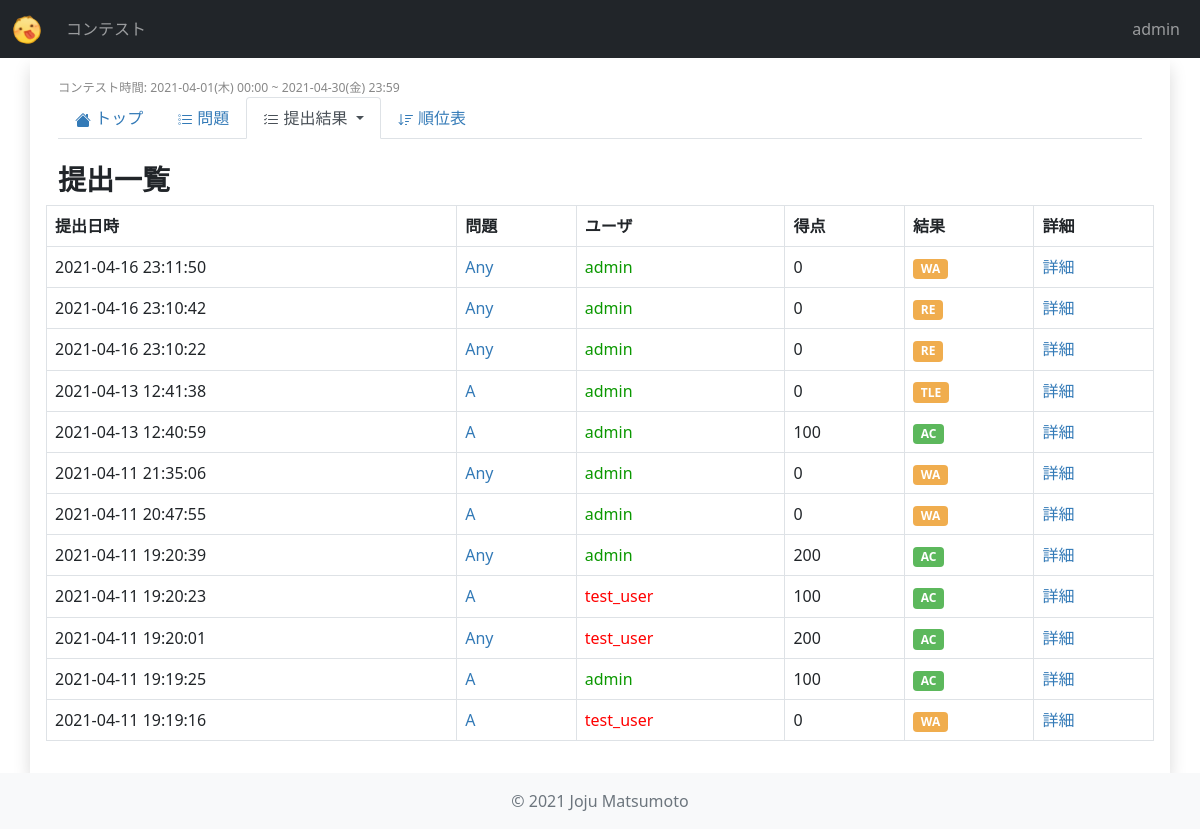
Screenshot of /contests/mmc_1/submissions/ (signed in) with the database file from the repository.
### users/models.py (models this page shows)
class User(AbstractUser):
    objects = UserManager()
    def get_colored_username(self):
        try:
            user_profile = UserProfile.objects.get(user=self)
        except:
            return self.username
        return "<span style='color: {};'>{}</span>".format(user_profile.color, self.username)

### contests/models.py (models this page shows, shortened)
class Contest(models.Model):
    title = models.CharField(
        verbose_name="タイトル",
        max_length=255,
    )
    abstract = models.TextField(
        verbose_name="概要",
        max_length=2000,
    )
    short_name = models.CharField(
        verbose_name="省略形",
        max_length=20,
        unique=True,
        default="null",
    )
    start_date = models.DateTimeField(
        verbose_name="開始日時",
    )
    end_date = models.DateTimeField(
        verbose_name="終了日時",
    )
    users = models.ManyToManyField(
        settings.AUTH_USER_MODEL,
        verbose_name="参加者",
        blank=True,
    )
    penalty = models.IntegerField(
        verbose_name="ペナルティ(分)",
        default=5,
    )
    released = models.BooleanField(
        verbose_name="公開済",
        default=False,
    )
    def is_live(self) -> bool:
        now = timezone.now()
        return self.start_date <= now <= self.end_date
    def get_start_time_str(self) -> str:
        return utils.datetime_str(self.start_date)
    def get_end_time_str(self) -> str:
        return utils.datetime_str(self.end_date)

class Submission(models.Model):
    answer = models.TextField(
        verbose_name="回答",
        blank=False,
        null=False,
    )
    user = models.ForeignKey(
        settings.AUTH_USER_MODEL,
        verbose_name="提出者",
        on_delete=models.CASCADE,
    )
    problem = models.ForeignKey(
        Problem,
        verbose_name="問題",
        on_delete=models.CASCADE,
    )
    submission_date = models.DateTimeField(
        verbose_name="提出日時",
        default=timezone.now,
    )
    status = models.CharField(
        verbose_name="状態",
        max_length=10,
        default="WAIT",
    )
    accepted = models.BooleanField(
        verbose_name="結果",
        default=False,
    )
    point = models.IntegerField(
        verbose_name="得点",
        default=0,
    )
    total_test_case = models.IntegerField(
        verbose_name="テストケースの数",
        default=0,
    )
    judged_test_case = models.IntegerField(
        verbose_name="ジャッジ済テストケースの数",
        default=0,
    )
    def get_date_str(self):
        dt = localtime(self.submission_date)
        return dt.strftime("%Y-%m-%d %H:%M:%S")

class Problem(models.Model):
    order = models.CharField(
        verbose_name="問題番号(アルファベット)",
        max_length=5,
        default="A",
    )
    title = models.CharField(
        verbose_name="タイトル",
        max_length=100,
    )
    question = models.TextField(
        verbose_name="問題",
        max_length=2000,
    )
    answer = models.TextField(
        verbose_name="正解",
        max_length=2000,
    )
    contest = models.ForeignKey(
        Contest,
        verbose_name="コンテスト",
        on_delete=models.CASCADE,
    )
    point = models.IntegerField(
        verbose_name="スコア",
        default=0,
    )

class UserProfile(models.Model):
    user = models.OneToOneField(
        settings.AUTH_USER_MODEL,
        on_delete=models.CASCADE,
        verbose_name="ユーザー",
    )
    color = ColorField(
        default="#000000",
        verbose_name="カラー",
    )
    organization = models.CharField(
        verbose_name="所属",
        max_length=200,
        blank=True,
        null=True,
    )

### contests/views.py (the view)
class SubmissionsView(View):
    def get(self, request, short_name, *args, **kwargs):
        if not request.user.is_authenticated:   # 要ログイン
            return redirect("users:index")
        contest = get_object_or_404(models.Contest, short_name=short_name)
        submissions = models.Submission.objects.filter(problem__contest=contest).order_by("-submission_date")
        if contest.is_live():   # 開催中はユーザは自分の提出のみ見られる
            submissions = submissions.filter(user=request.user)
        context = {
            "contest": contest,
            "submissions": submissions,
        }
        return render(request, "contests/submissions.html", context)

### contests/utils.py (called while the page is built)
def datetime_str(dt: datetime.datetime) -> str:
    dt = localtime(dt)
    return "{}({}) {}".format(
        dt.strftime("%Y-%m-%d"),
        day_of_week_to_japanese[dt.strftime("%a")],
        dt.strftime("%H:%M")
    )

### contests/templates/contests/submissions.html (shortened to what this page needs)
{% extends 'contests/contest_base.html' %}
{% block contest_tab_submissions %}active{% endblock %}
{% block contest_content %}
<div class="col-sm-12">
    <h3>提出一覧</h3>
</div>
{% if user not in contest.users.all and not contest.is_past_contest %}
    <p>参加してください</p>
{% else %}
    <table class="table table-bordered">
        <thead>
            <tr>
                <th>提出日時</th>
                <th>問題</th>
                <th>ユーザ</th>
                <th>得点</th>
                <th>結果</th>
                <th>詳細</th>
            </tr>
        </thead>
        {% for submission in submissions %}
            <tbody>
                <tr>
                    <td>{{ submission.get_date_str }}</td>
                    <td>
                        <a href="{% url 'contests:problem_detail' contest.short_name submission.problem.id %}">
                            {{ submission.problem.title }}
                        </a>
                    </td>
                    <td>{{ submission.user.get_colored_username|safe }}</td>
                    <td>{{ submission.point }}</td>
                    <td>
                        {% if submission.judged_test_case < submission.total_test_case %} {% comment %} ジャッジ中 {% endcomment %}
                            <span class="badge label-waiting-judge {% if not submission.accepted %}label-warning{% endif %}">
                                {{submission.judged_test_case}}/{{submission.total_test_case}}
                            </span>
                        {% else %} {% comment %} 結果が確定 {% endcomment %}
                            <span class="badge label-{% if submission.accepted %}success{% else %}warning{% endif %}">
                                {{ submission.status }}
                            </span>
                        {% endif %}
                    </td>
                    <td>
                        <a href="{% url 'contests:submission_detail' contest.short_name submission.id %}">
                            詳細
                        </a>
                    </td>
                </tr>
            </tbody>
        {% endfor %}
    </table>
{% endif %}
{% endblock contest_content %}

### contests/templates/contests/contest_base.html (shortened to what this page needs)
{% extends 'base.html' %}
{% block content %}
{% if contest.released or user in contest.author.users.all %}
    <div class="row p-3">
        <div class="col-sm-12 small">
            <small class="span-time">コンテスト時間: {{contest.get_start_time_str}} ~ {{contest.get_end_time_str}}</small>
        </div>
        <div class="col-sm-12">
            <ul class="nav nav-tabs navbar-dark mb-4">
                <li class="nav-item">
                    <a class="nav-link {% block contest_tab_detail %}{% endblock %}" href="{% url 'contests:contest_detail' contest.short_name %}">
                        トップ
                    </a>
                </li>
                {% if user in contest.users.all or contest.is_past_contest %}
                <li class="nav-item">
                    <a class="nav-link {% block contest_tab_problems %}{% endblock %}" href="{% url 'contests:problems' contest.short_name %}">
                        問題
                    </a>
                </li>
                <li class="nav-item dropdown">
                    <a class="nav-link dropdown-toggle  {% block contest_tab_submissions %}{% endblock %}" data-bs-toggle="dropdown" role="button" aria-expanded="false">
                        提出結果
                    </a>
                </li>
                {% endif %}
                <li class="nav-item">
                    <a class="nav-link {% block contest_tab_standings %}{% endblock %}" href="{% url 'contests:standings' contest.short_name %}">
                        順位表
                    </a>
                </li>
            </ul>
        </div>
        {% block contest_content %}{% endblock contest_content %}
    </div>
{% else %}
<div class="row p-5">
    <div class="col-sm-12 text-center">
        <h3>作成中です</h3>
    </div>
</div>
{% endif %}
{% endblock content %}

### templates/components/top_bar.html (shortened to what this page needs)
{% load static %}
{% block header %}
<header>
    <nav class="navbar navbar-expand-sm fixed-top navbar-dark bg-dark">
        <div class="container-fluid">
            <a class="navbar-brand" href="{% url 'contests:index' %}">
                <img id="img_logo" src="{% static 'images/logo.png' %}" alt="MatCoder">
            </a>
            <div class="collapse navbar-collapse" id="nav_toggle">
                <ul class="navbar-nav me-auto mb-lg-0">
                    <li class="nav-item active">
                        <a class="nav-link" href="{% url 'contests:index' %}">コンテスト</a>
                    </li>
                </ul>
                <div class="d-flex navbar-nav me-0 mb-lg-0">
                    {% if user.is_authenticated %}
                        <li class="nav-item">
                            <a class="nav-link" href="{% url 'users:index' %}">{{user.username}}</a>
                        </li>
                    {% endif %}
                </div>
            </div>
        </div>
    </nav>
</header>
{% endblock header %}

### static/css/main.css (style rules this page uses)
body { background-color: white; }
#img_logo { height: 30px; }
.label-success { background-color: #5cb85c; }
.label-warning { background-color: #f0ad4e; }
a { color: #337ab7; text-decoration: none; }
.span-time { color: #888; }
thead > tr { font-weight: bold; }
h2, h3, h4, h5 { font-weight: bold; }

### rows the page displays
User: username "admin"
Contest: get_start_time_str "2021-04-01(木) 00:00", get_end_time_str "2021-04-30(金) 23:59"
Submission: get_date_str "2021-04-16 23:11:50", problem "Any", user.get_colored_username "admin", point "0", status "WA"
Submission: get_date_str "2021-04-16 23:10:42", problem "Any", user.get_colored_username "admin", point "0", status "RE"
Submission: get_date_str "2021-04-16 23:10:22", problem "Any", user.get_colored_username "admin", point "0", status "RE"
Submission: get_date_str "2021-04-13 12:41:38", problem "A", user.get_colored_username "admin", point "0", status "TLE"
Submission: get_date_str "2021-04-13 12:40:59", problem "A", user.get_colored_username "admin", point "100", status "AC"
Submission: get_date_str "2021-04-11 21:35:06", problem "Any", user.get_colored_username "admin", point "0", status "WA"
Submission: get_date_str "2021-04-11 20:47:55", problem "A", user.get_colored_username "admin", point "0", status "WA"
Submission: get_date_str "2021-04-11 19:20:39", problem "Any", user.get_colored_username "admin", point "200", status "AC"
Submission: get_date_str "2021-04-11 19:20:23", problem "A", user.get_colored_username "test_user", point "100", status "AC"
Submission: get_date_str "2021-04-11 19:20:01", problem "Any", user.get_colored_username "test_user", point "200", status "AC"
Submission: get_date_str "2021-04-11 19:19:25", problem "A", user.get_colored_username "admin", point "100", status "AC"
Submission: get_date_str "2021-04-11 19:19:16", problem "A", user.get_colored_username "test_user", point "0", status "WA"
